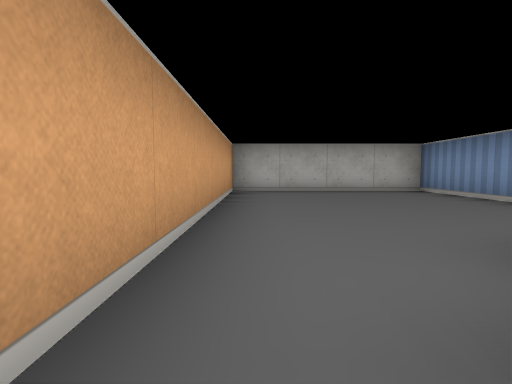
view 1 (above)

16 first-person views from a walk through a cub3D ray-caster map. The camera is about half as high as the walls, tilts 4° down and sees 80° across. The floor is counted in squares. Each view is taken from the middle of a square. On the plan, view 1 faces up. The plan holds only what a view shows up to about 9 squares ahead; the rest is blank.

view 2
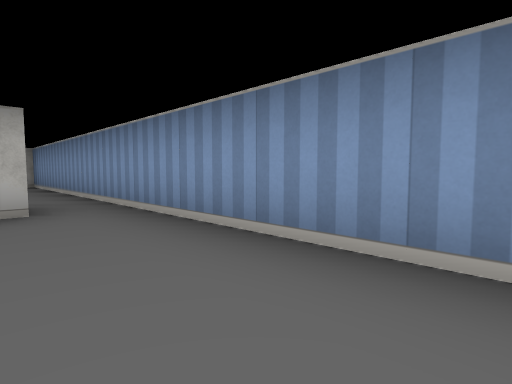

view 3
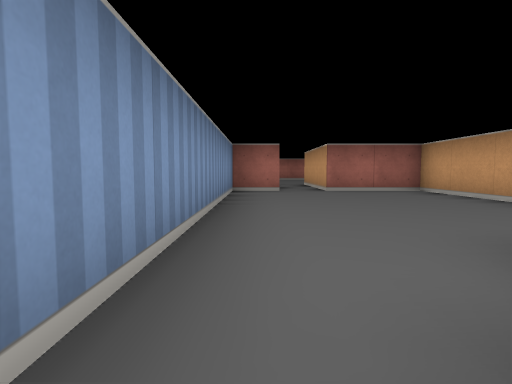

view 4
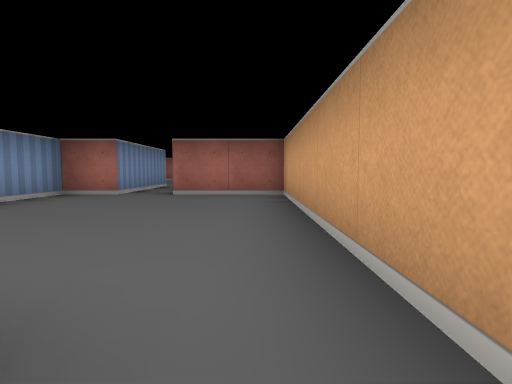

view 5
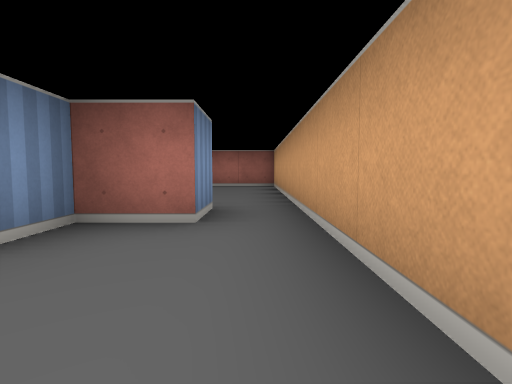

view 6
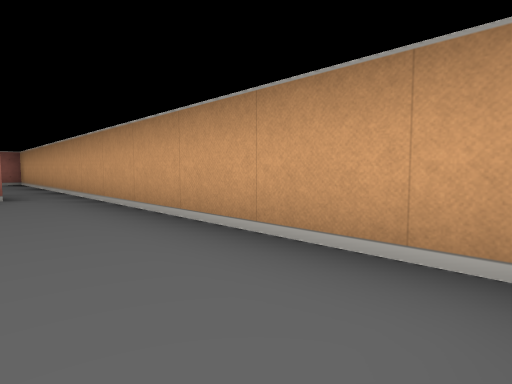

view 7
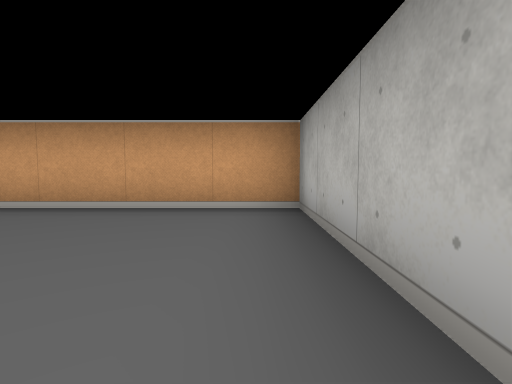

view 8
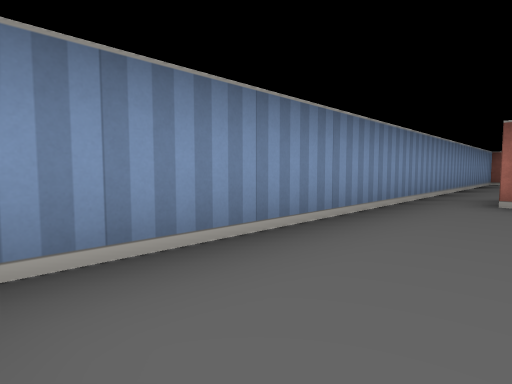

view 9
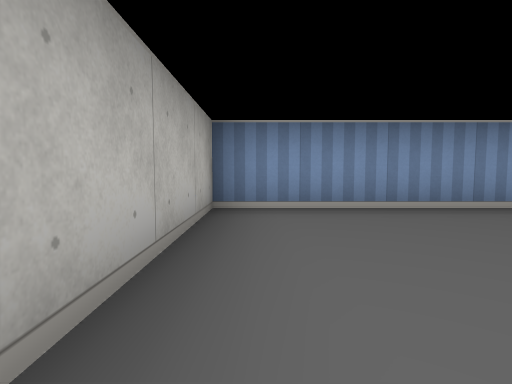

view 10
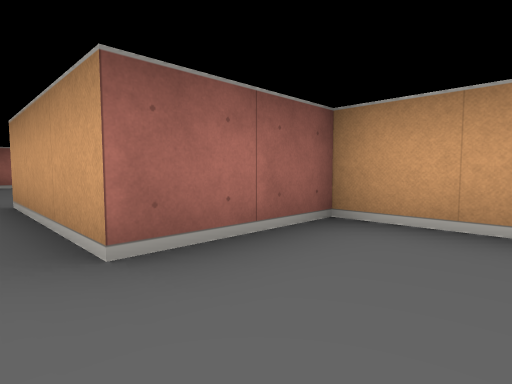

view 11
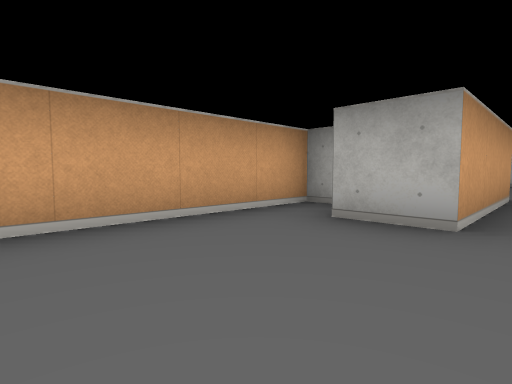

view 12
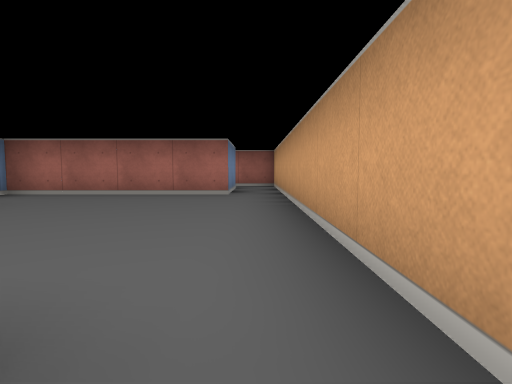

view 13
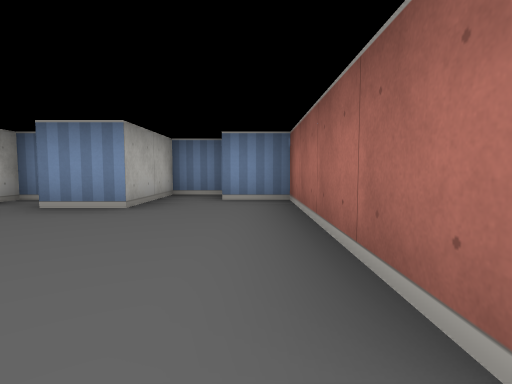

view 14
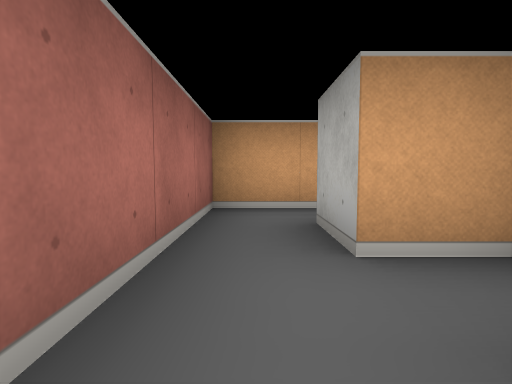

view 15
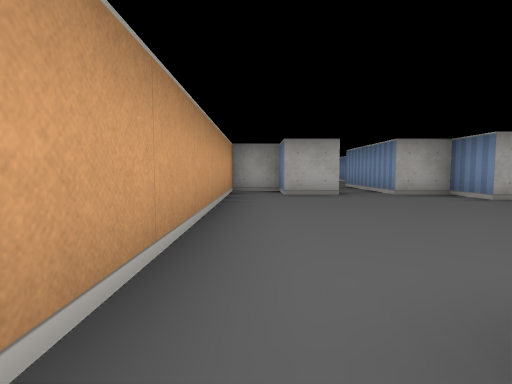

view 16
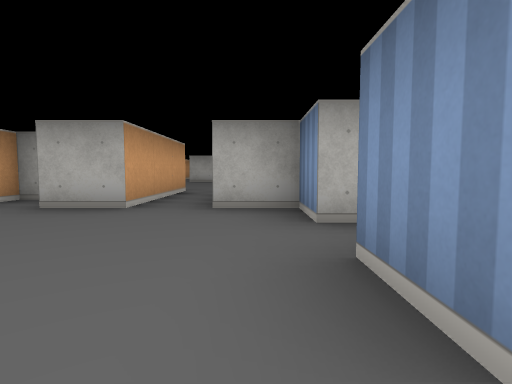

### Floor plan
Points are (right, up) in squares from view 1. A wall is a line through its corners. A room is listed if a view was taken in it or the views show most of it. See-through windows are left out.
Room 1 (views 1, 2, 3, 4, 10)
walls: (2.5, -5.5) (3.5, -5.5) (3.5, 1.5); (0.5, -0.5) (0.5, 0.5); (-0.5, 0.5) (-0.5, -5.5) (1.5, -5.5)
ways out: opening at (0, 0) to room 2; opening at (3, 0.5) to room 2; opening at (2, -6) to room 3
Room 2 (views 5, 6, 7, 8, 9)
walls: (0.5, 0.5) (1.5, 0.5) (1.5, 1.2); (3.5, 1.5) (3.5, 6.5) (-0.5, 6.5) (-0.5, 0.5)
ways out: opening at (0, 0) to room 1; opening at (3, 0.5) to room 1
Room 3 (views 11, 12, 13, 15, 16)
walls: (4.5, -9.5) (3.5, -9.5) (3.5, -8.5) (2.5, -8.5) (2.5, -5.5); (5.5, -12.5) (5.5, -11.5) (3.5, -11.5) (3.5, -10.5); (0.5, -15.5) (0.5, -13.5) (4.5, -13.5) (4.5, -12.5); (1.5, -5.5) (1.5, -8.5) (0.5, -8.5) (0.5, -7.5) (-0.5, -7.5) (-0.5, -15.5)
ways out: opening at (2, -6) to room 1; opening at (0, -14.5) to room 4
Room 4 (view 14)
walls: (1.5, -14.6) (1.5, -15.5) (0.5, -15.5); (-0.5, -15.5) (-0.5, -16.5) (2.5, -16.5)
ways out: opening at (0, -14.5) to room 3

Positions as (right, up) in squares from view 1, and headings:
1: (0, 0), facing up
2: (2, -3), facing up-right
3: (3, 1), facing down
4: (0, 0), facing down
5: (0, 3), facing down
6: (1, 6), facing down-left
7: (3, 6), facing left
8: (2, 6), facing down-right
9: (0, 6), facing right
10: (2, -4), facing down-left
11: (2, -11), facing up-left
12: (0, -8), facing down
13: (0, -13), facing right
14: (3, -16), facing left
15: (0, -14), facing up
16: (3, -12), facing up
